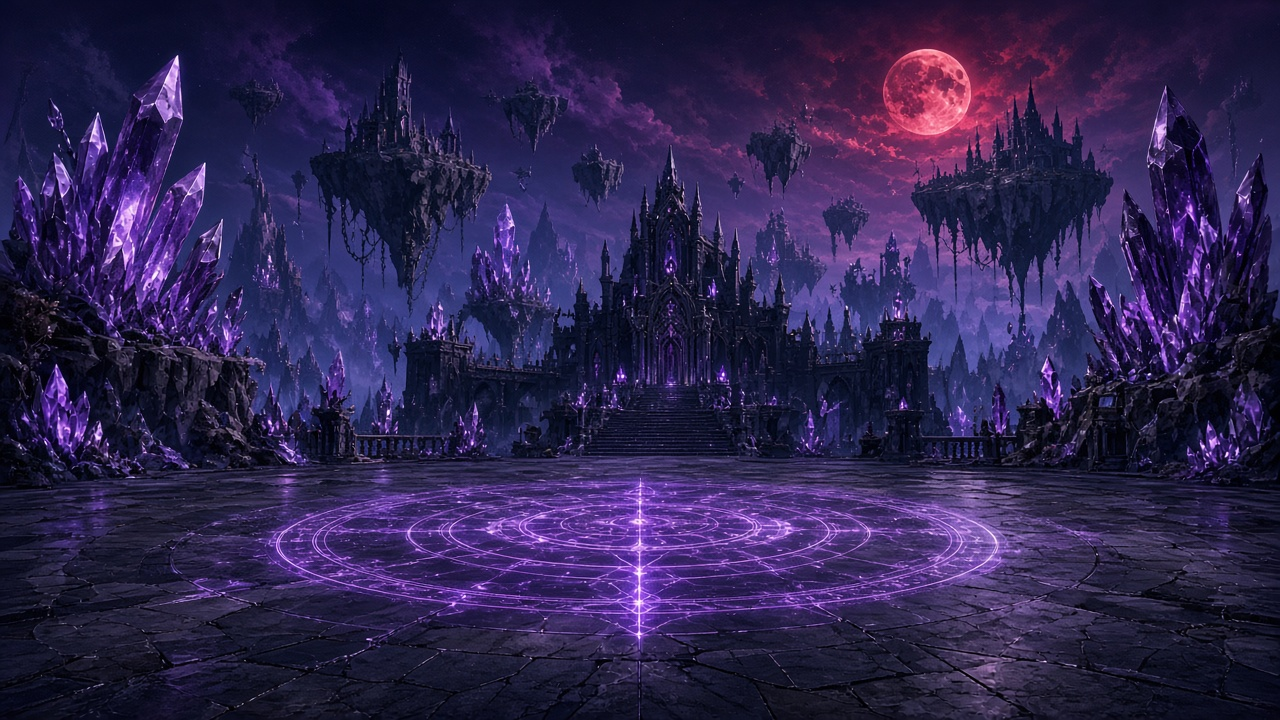
#> input picture tools/src/bgL_castle.jpg, 1280 x 720 px
$ python -i artlib.py   (imports and definitions only)
#> lines starting #> are read from the running program, lines starting #| are printed output that depends on the picture
"""Shared helpers. Process AI-generated source art (art_src/*.jpg) into game-ready transparent WebP sprites/icons/textures.
Usage: python3 tools/process_art.py   (requires Pillow + numpy)"""
import os, numpy as np
from PIL import Image, ImageFilter, ImageDraw
from collections import deque
ROOT = os.path.dirname(os.path.dirname(os.path.abspath(__file__)))
# [1 line not run here, left out]

def load(n): return Image.open(os.path.join(SRC, n)).convert("RGB")

# [44 lines left out: functions remove_bg, trim, not called in this run]

def fit(im, maxw, maxh):
    s = min(maxw / im.width, maxh / im.height, 1); return im.resize((max(1, round(im.width * s)), max(1, round(im.height * s))), Image.LANCZOS)

def save(im, name, q=86):
    p = os.path.join(OUT, name + ".webp"); im.save(p, "WEBP", quality=q, method=6); return os.path.getsize(p)

# [70 lines left out: functions segments, split_sheet, split_components, grid_icons, seamless, not called in this run]


def chroma(img):
    """green-screen key (flat green bg)"""
    a=np.asarray(img).astype(np.float32); r,g,b=a[...,0],a[...,1],a[...,2]
    key=g-np.maximum(r,b); al=np.clip(1-(key-8)/12,0,1); gg=np.minimum(g,np.maximum(r,b)+6)
    out=np.stack([r,gg,b],-1)
    A=Image.fromarray((al*255).astype(np.uint8)).filter(ImageFilter.MinFilter(3)).filter(ImageFilter.GaussianBlur(.6))
    im=Image.fromarray(out.clip(0,255).astype(np.uint8)).convert('RGBA'); im.putalpha(A); return im

>>> import cv2
>>> picture = cv2.imread('src/bgL_castle.jpg', cv2.IMREAD_GRAYSCALE)
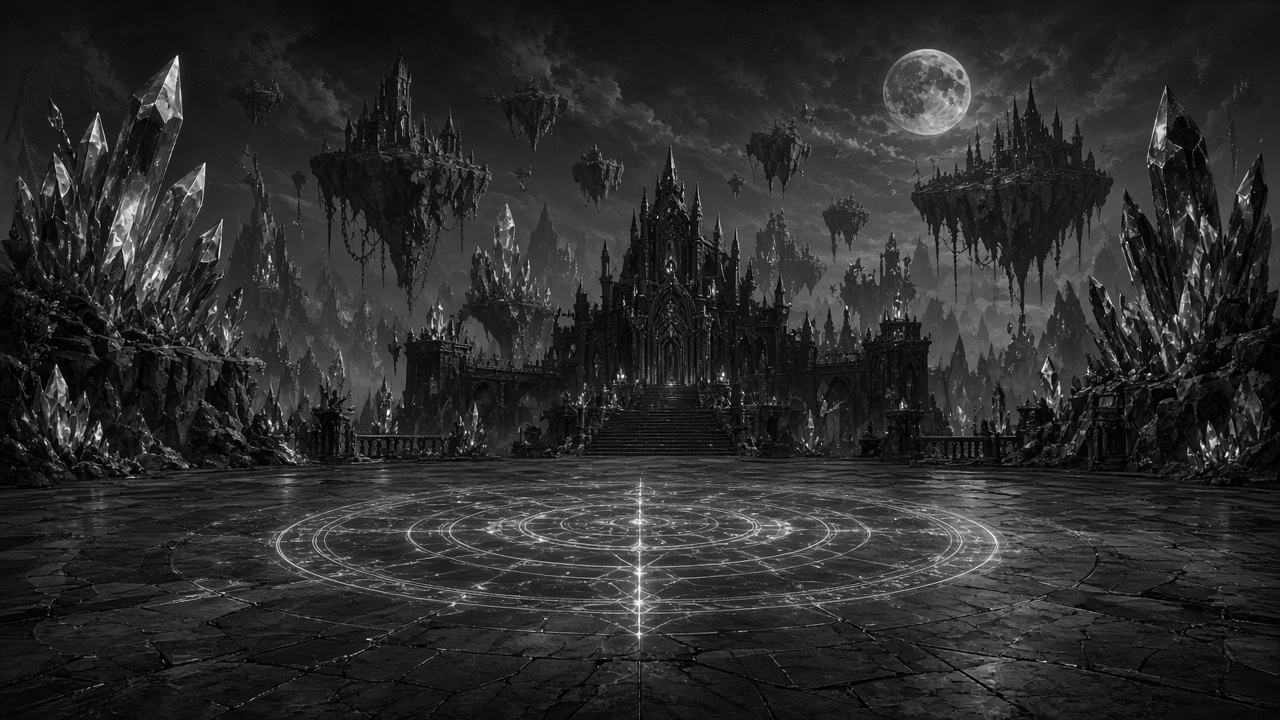
#> picture: shape (720, 1280); min 0, max 255, mean 43.6
>>> result = chroma(picture)
#> in chroma, `r, g, b = (a[..., 0], a[..., 1], a[..., 2])`: r = 720 values, max 57 at index 234, min 0 at index 622, mean 20.08; g = 720 values, max 58 at index 239, min 0 at index 454, mean 20.11; b = 720 values, max 64 at index 239, min 1 at index 317, mean 20.62
#> in chroma, `key = g - np.maximum(r, b)`: key = 720 values, max 4 at index 255, min -29 at index 360, mean -1.5
#> in chroma, `al = np.clip(1 - (key - 8) / 12, 0, 1)`: al = 720 values from 1 to 1
#> in chroma, `gg = np.minimum(g, np.maximum(r, b) + 6)`: gg has the same summary as g
#> in chroma, `out=np.stack([r,gg,b],-1)`: out = 720 rows, first 8: [13, 13, 13], [12, 13, 13], [12, 13, 13], [12, 12, 13], [12, 12, 13], [12, 12, 13], [12, 13, 13], [12, 13, 13]
#> (the run stopped early here; a loop or call above may not have finished)

$ run again, on tools/src/bgL_forest.jpg
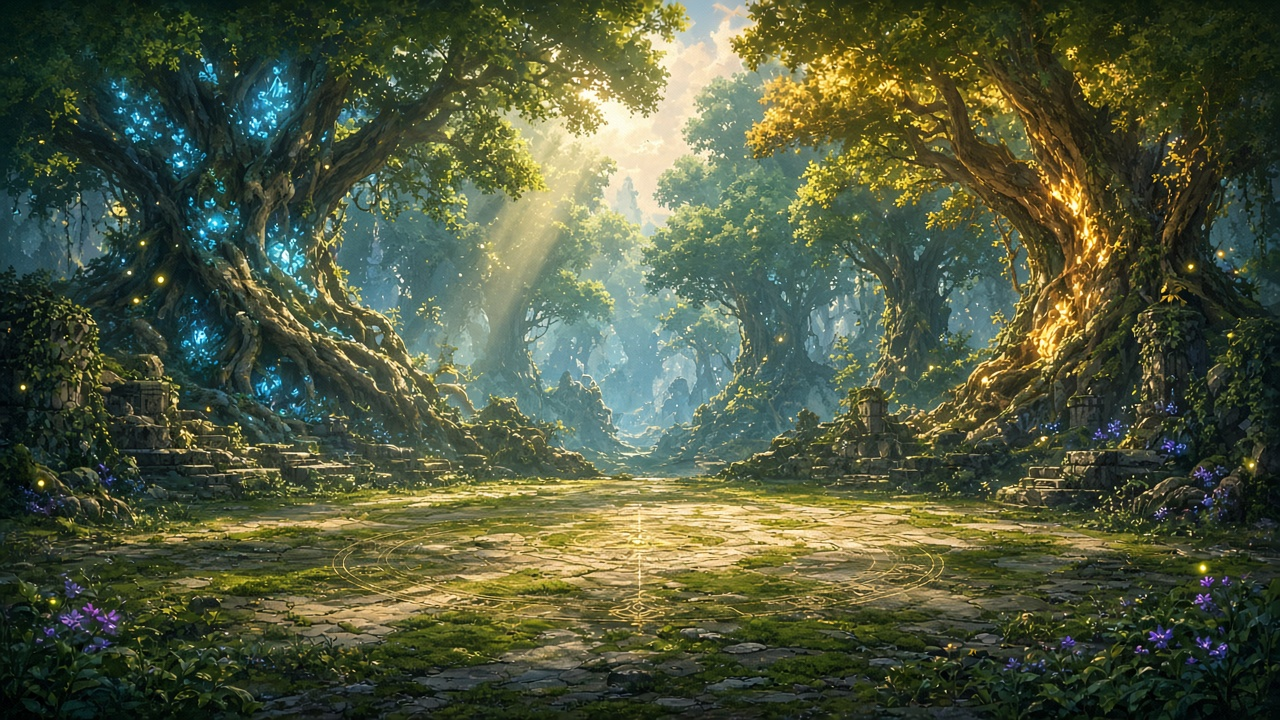
#> input picture tools/src/bgL_forest.jpg, 1280 x 720 px
#> `picture = cv2.imread('src/bgL_castle.jpg', cv2.IMREAD_GRAYSCALE)`:
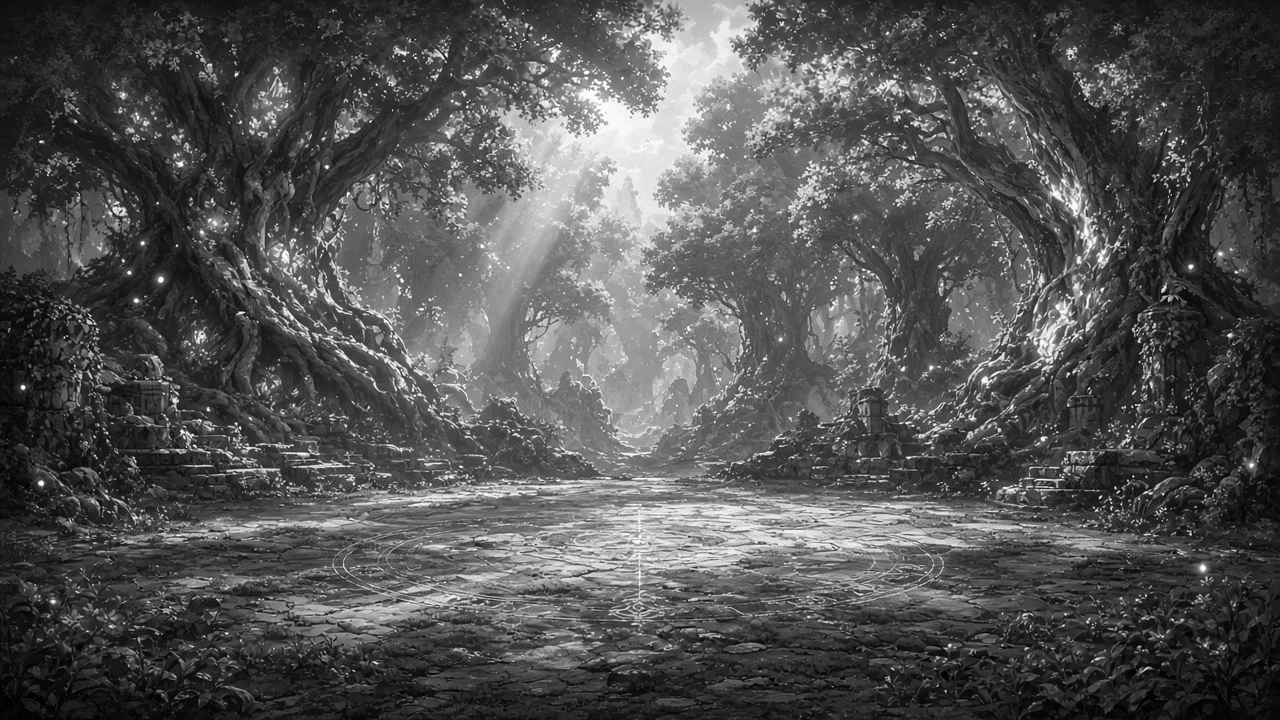
#> picture: shape (720, 1280); min 0, max 255, mean 83.1
#> r = 720 values, max 92 at index 581, min 1 at index 699, mean 25.65; g = 720 values, max 75 at index 582, min 0 at index 711, mean 26.04; b = 720 values, max 71 at index 212, min 0 at index 703, mean 27.69
#> key = 720 values, max 8 at index 616, min -29 at index 424, mean -3.17
#> al = 720 values from 1 to 1
#> gg has the same summary as g
#> out = 720 rows, first 8: [14, 13, 13], [13, 13, 14], [15, 14, 13], [14, 13, 12], [11, 12, 14], [12, 13, 14], [15, 14, 13], [13, 13, 13]

$ run again, on tools/src/bgL_ruins.jpg
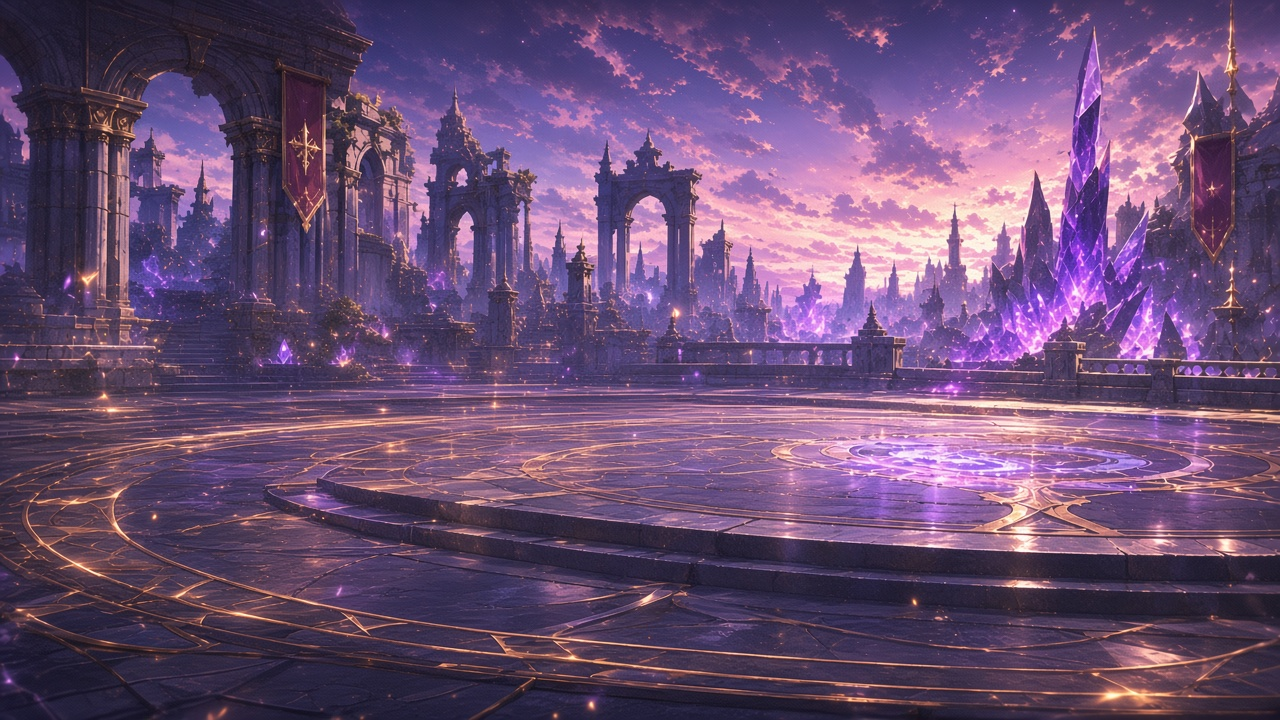
#> input picture tools/src/bgL_ruins.jpg, 1280 x 720 px
#> `picture = cv2.imread('src/bgL_castle.jpg', cv2.IMREAD_GRAYSCALE)`:
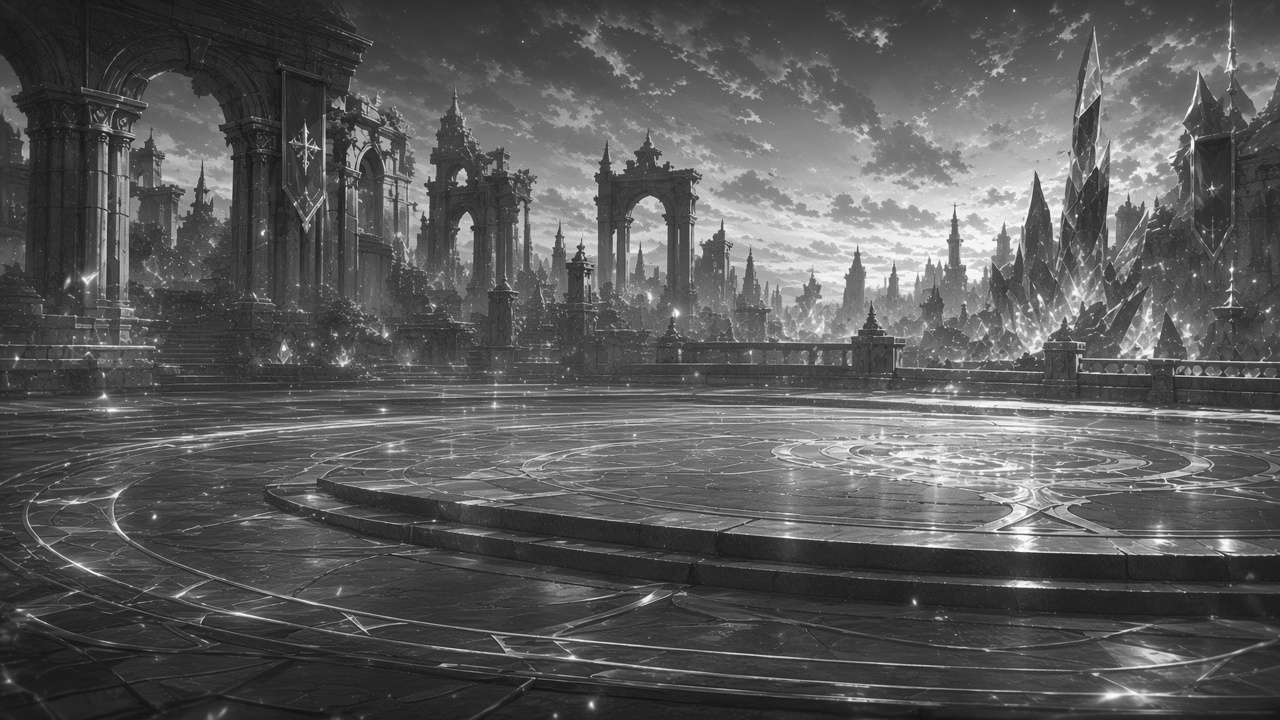
#> picture: shape (720, 1280); min 16, max 255, mean 90.2
#> r = 720 values, max 130 at index 484, min 24 at index 653, mean 53.97; g = 720 values, max 124 at index 483, min 25 at index 652, mean 54.61; b = 720 values, max 136 at index 88, min 25 at index 652, mean 55.68
#> key = 720 values, max 24 at index 527, min -51 at index 484, mean -2.44
#> al = 720 values, max 1 at index 0, min 0 at index 527, mean 0.998
#> gg = 720 values, max 124 at index 483, min 25 at index 652, mean 54.58
#> out = 720 rows, first 8: [33, 34, 32], [37, 37, 35], [36, 37, 38], [33, 36, 39], [33, 35, 37], [30, 33, 36], [28, 30, 33], [31, 30, 28]
